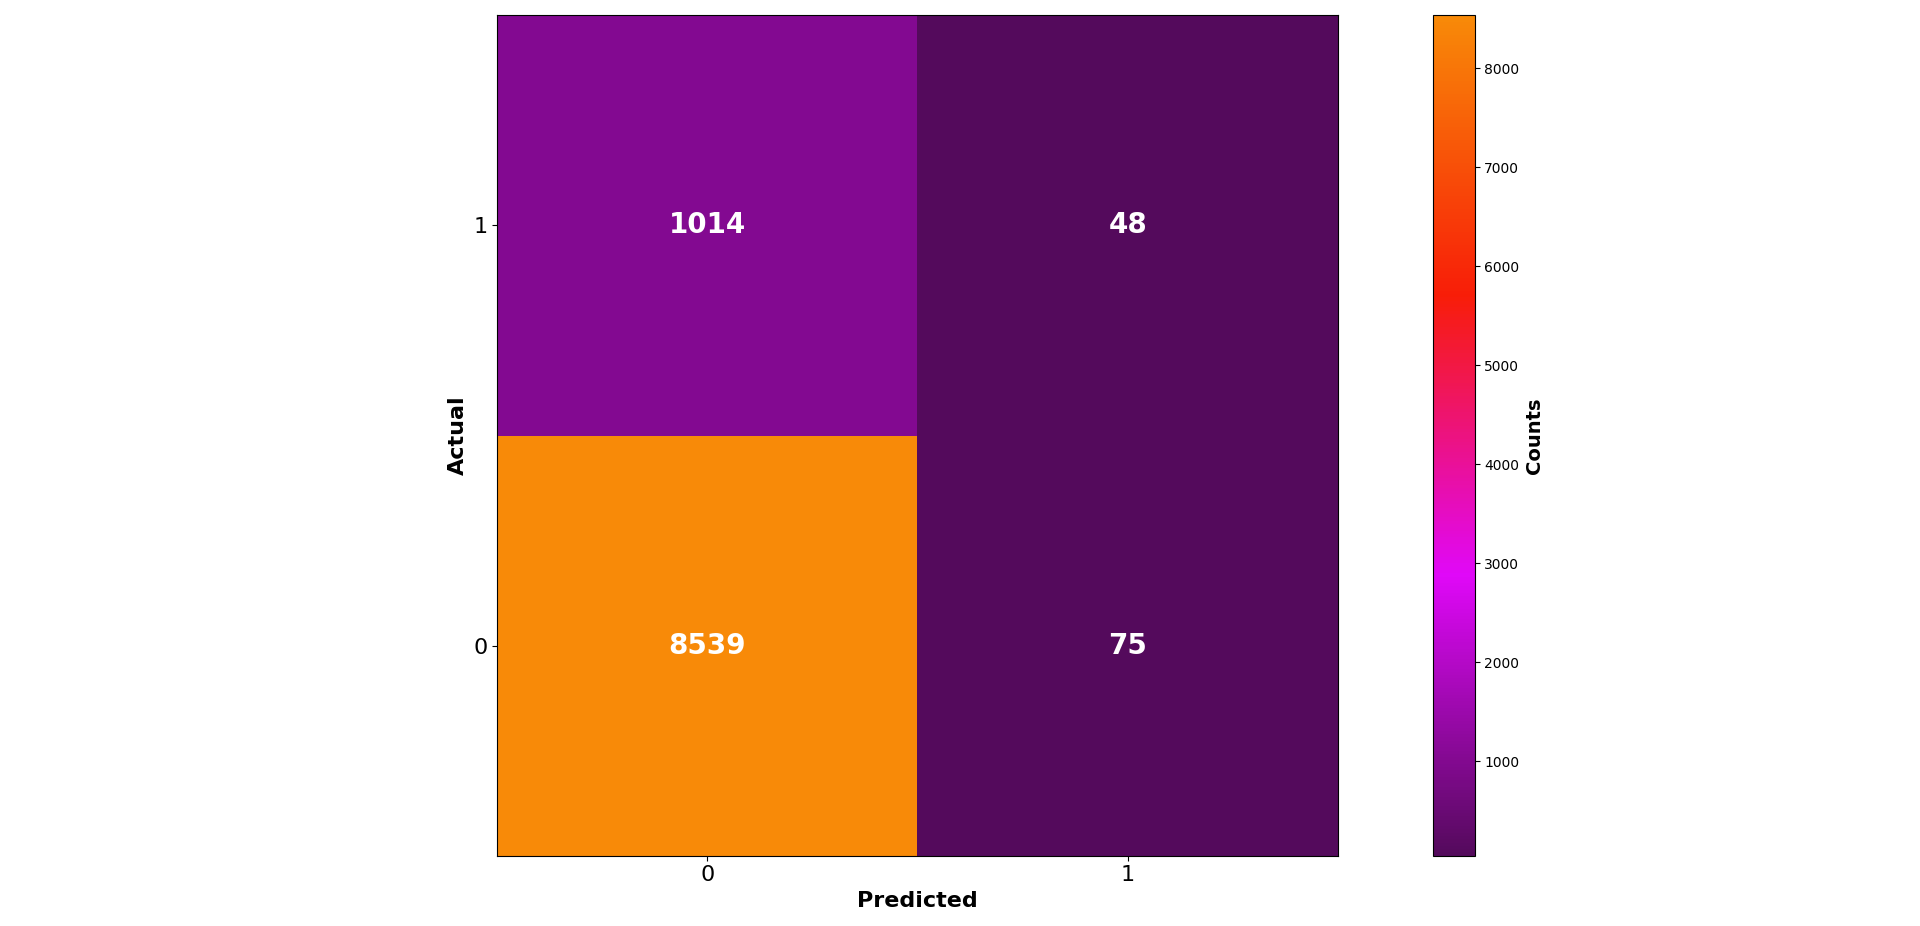

Write the Python code that produced this figure.

# Paths:
path_data = "data/"

# Packages:
import numpy as np
import pandas as pd
import matplotlib.pyplot as plt
from matplotlib.colors import LinearSegmentedColormap
from sklearn.linear_model import LogisticRegression
from sklearn.metrics import classification_report, confusion_matrix, roc_curve, roc_auc_score
from sklearn.model_selection import train_test_split

# Display options:
pd.set_option("display.width", 1200)
pd.set_option("display.max_columns", 300)
pd.set_option("display.max_rows", 300)

# Dataset:
df = pd.read_csv(path_data + "nasa_exoplanets.csv")
df_varnames = pd.read_csv(path_data + "nasa_exoplanets_var_names.csv")

# Variables:
resp_var = "ttv_flag"
resp_var_name = df_varnames.loc[(df_varnames["var"] == resp_var), ["var_name"]].values[0][0]
pred_vars = ["sy_snum", "sy_pnum", "disc_year", "pl_orbeccen", "st_teff", "st_mass", "sy_pm",
            "sy_dist", "sy_gaiamag"]
pred_vars_names = df_varnames.loc[df_varnames["var"].isin(pred_vars)].copy()["var_name"].values.tolist()

# Adapt the data:
df_data = df[[resp_var] + pred_vars]
df_data = df_data.dropna()
df_data = df_data.reset_index(drop = True)

# Classification model:
x = df_data[pred_vars].values.reshape(-1, len(pred_vars))
y = df_data[resp_var].values
x_train, x_test, y_train, y_test = train_test_split(x, y,
                                                    test_size = 0.7,
                                                    random_state = 42)
model = LogisticRegression(
    penalty = "l2",
    tol = 1E-4,
    C = 1,
    fit_intercept = True,
    random_state = 0,
    solver = "liblinear"
).fit(x_train, y_train)

# Confusion matrix:
cm = pd.DataFrame(
    data = confusion_matrix(y_true = y_test,
                            y_pred = model.predict(x_test)),
    index = [0, 1],
    columns = [0, 1]
)
x_vals = cm.index.tolist()
y_vals = cm.columns.tolist()
cm = cm.to_numpy()

# Plot:
my_colors = ["#540A5C", "#E008F8", "#F81D08", "#F88A08"]
my_palette = LinearSegmentedColormap.from_list("my_palette", my_colors)

fig, ax = plt.subplots(
    figsize = (20, 10),
    tight_layout = True
)
im = plt.imshow(
    X = cm,
    aspect = "equal",
    origin = "lower",
    cmap = my_palette
)
for i in range(len(x_vals)):
    for j in range(len(y_vals)):
        text = ax.text(
            j, i, cm[i, j],
            ha = "center",
            va = "center",
            color = "w",
            fontdict = {
                "fontsize": "20",
                "fontweight": "bold",
                "color": "white"
            }
        )
cbar = fig.colorbar(
    mappable = im,
    location = "right",
    fraction = 0.25
)
_ = cbar.ax.set_ylabel(
    "Counts",
    rotation = 90,
    fontsize = 14,
    fontweight = "bold"
)
_ = ax.set_xticks(
    ticks = np.arange(len(x_vals))
)
_ = ax.set_yticks(
    ticks = np.arange(len(y_vals))
)
_ = ax.set_xticklabels(
    labels = x_vals
)
_ = ax.set_yticklabels(
    labels = y_vals
)
_ = ax.set_xlabel(
    "Predicted",
    fontsize = 16,
    fontweight = "bold"
)
_ = ax.set_ylabel(
    "Actual",
    fontsize = 16,
    fontweight = "bold"
)
_ = ax.tick_params(
    axis = "x", 
    which = "major", 
    labelsize = 16
)
_ = plt.setp(
    ax.get_xticklabels(),
    rotation = 0,
    ha = "center",
    rotation_mode = "anchor"
)
_ = ax.tick_params(
    axis = "y", 
    which = "major", 
    labelsize = 16
)
